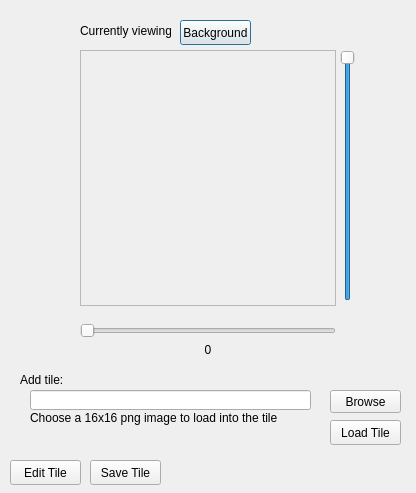
<?xml version="1.0" encoding="UTF-8"?>
<ui version="4.0">
 <class>TileSetViewer</class>
 <widget class="QDialog" name="TileSetViewer">
  <property name="geometry">
   <rect>
    <x>0</x>
    <y>0</y>
    <width>416</width>
    <height>493</height>
   </rect>
  </property>
  <property name="windowTitle">
   <string>Dialog</string>
  </property>
  <widget class="QScrollArea" name="scrollArea">
   <property name="geometry">
    <rect>
     <x>80</x>
     <y>50</y>
     <width>256</width>
     <height>256</height>
    </rect>
   </property>
   <property name="widgetResizable">
    <bool>true</bool>
   </property>
   <widget class="QWidget" name="scrollAreaWidgetContents">
    <property name="geometry">
     <rect>
      <x>0</x>
      <y>0</y>
      <width>254</width>
      <height>254</height>
     </rect>
    </property>
   </widget>
  </widget>
  <widget class="QPushButton" name="pushButton">
   <property name="geometry">
    <rect>
     <x>180</x>
     <y>20</y>
     <width>71</width>
     <height>25</height>
    </rect>
   </property>
   <property name="text">
    <string>Background</string>
   </property>
  </widget>
  <widget class="QSlider" name="horizontalSlider">
   <property name="geometry">
    <rect>
     <x>80</x>
     <y>321</y>
     <width>256</width>
     <height>20</height>
    </rect>
   </property>
   <property name="maximum">
    <number>255</number>
   </property>
   <property name="orientation">
    <enum>Qt::Horizontal</enum>
   </property>
  </widget>
  <widget class="QLabel" name="label">
   <property name="geometry">
    <rect>
     <x>188</x>
     <y>340</y>
     <width>40</width>
     <height>20</height>
    </rect>
   </property>
   <property name="text">
    <string>0</string>
   </property>
   <property name="alignment">
    <set>Qt::AlignCenter</set>
   </property>
  </widget>
  <widget class="QSlider" name="verticalSlider">
   <property name="geometry">
    <rect>
     <x>340</x>
     <y>50</y>
     <width>16</width>
     <height>251</height>
    </rect>
   </property>
   <property name="minimum">
    <number>1</number>
   </property>
   <property name="maximum">
    <number>16</number>
   </property>
   <property name="singleStep">
    <number>1</number>
   </property>
   <property name="value">
    <number>16</number>
   </property>
   <property name="orientation">
    <enum>Qt::Vertical</enum>
   </property>
   <property name="invertedAppearance">
    <bool>false</bool>
   </property>
  </widget>
  <widget class="QLabel" name="label_2">
   <property name="geometry">
    <rect>
     <x>80</x>
     <y>20</y>
     <width>91</width>
     <height>21</height>
    </rect>
   </property>
   <property name="text">
    <string>Currently viewing</string>
   </property>
  </widget>
  <widget class="QLabel" name="label_3">
   <property name="geometry">
    <rect>
     <x>20</x>
     <y>370</y>
     <width>61</width>
     <height>20</height>
    </rect>
   </property>
   <property name="text">
    <string>Add tile:</string>
   </property>
  </widget>
  <widget class="QLineEdit" name="lineEdit">
   <property name="geometry">
    <rect>
     <x>30</x>
     <y>390</y>
     <width>281</width>
     <height>20</height>
    </rect>
   </property>
  </widget>
  <widget class="QLabel" name="label_5">
   <property name="geometry">
    <rect>
     <x>30</x>
     <y>410</y>
     <width>251</width>
     <height>16</height>
    </rect>
   </property>
   <property name="text">
    <string>Choose a 16x16 png image to load into the tile set</string>
   </property>
  </widget>
  <widget class="QPushButton" name="savePushButton">
   <property name="geometry">
    <rect>
     <x>90</x>
     <y>460</y>
     <width>71</width>
     <height>25</height>
    </rect>
   </property>
   <property name="text">
    <string>Save Tile</string>
   </property>
  </widget>
  <widget class="QPushButton" name="editTilePushButton">
   <property name="geometry">
    <rect>
     <x>10</x>
     <y>460</y>
     <width>71</width>
     <height>25</height>
    </rect>
   </property>
   <property name="text">
    <string>Edit Tile</string>
   </property>
  </widget>
  <widget class="QPushButton" name="loadPushButton">
   <property name="geometry">
    <rect>
     <x>330</x>
     <y>420</y>
     <width>71</width>
     <height>25</height>
    </rect>
   </property>
   <property name="text">
    <string>Load Tile</string>
   </property>
  </widget>
  <widget class="QPushButton" name="browsePushButton">
   <property name="geometry">
    <rect>
     <x>330</x>
     <y>390</y>
     <width>71</width>
     <height>23</height>
    </rect>
   </property>
   <property name="text">
    <string>Browse</string>
   </property>
  </widget>
 </widget>
 <resources/>
 <connections/>
</ui>
